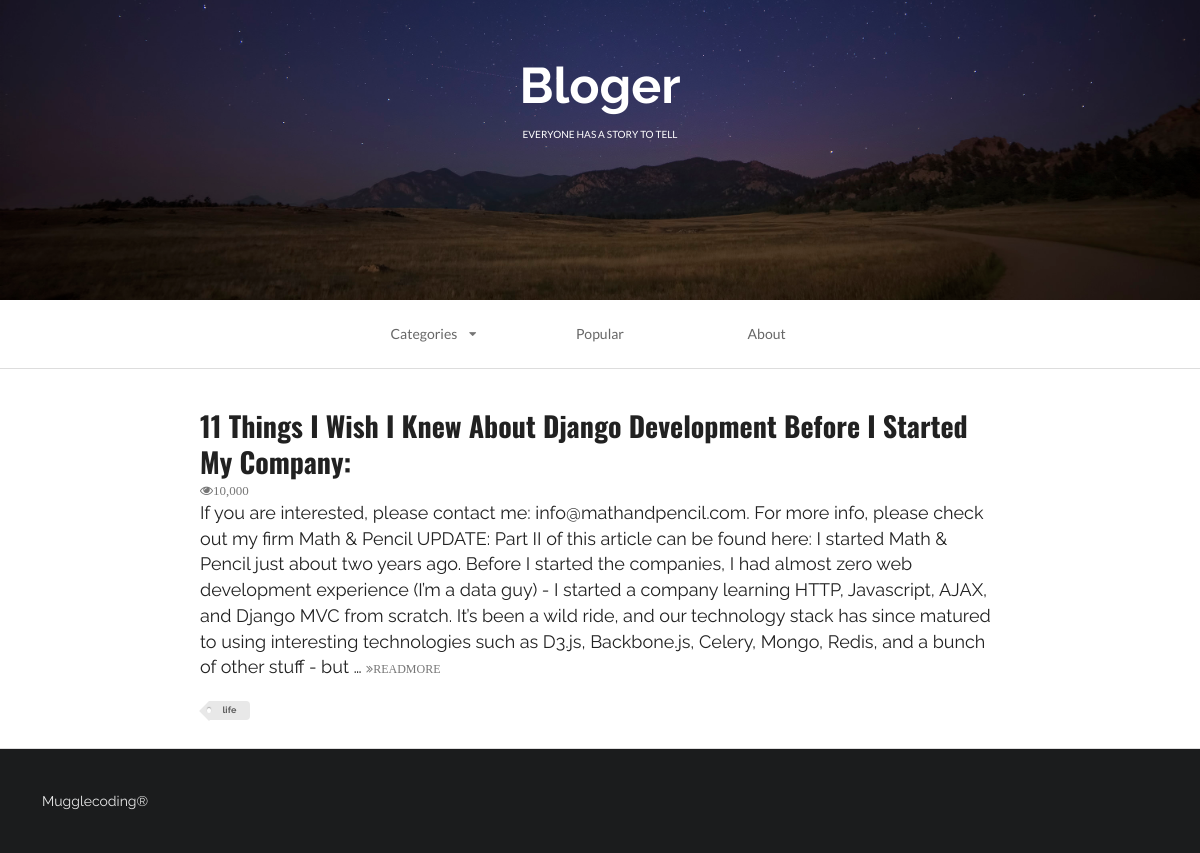
/index?tag=life, run on the app's committed database.
### firstapp/models.py (models this page shows, shortened)
class Aritcle(models.Model):
    headline = models.CharField(null=True, blank=True, max_length=500)
    content = models.TextField(null=True, blank=True)
    TAG_CHOICES = (
        ('tech', 'Tech'),
        ('life', 'Life'),
        )
    tag = models.CharField(null=True, blank=True, max_length=5, choices=TAG_CHOICES)

### firstapp/views.py (the view)
# urls.py: url(r'^index', index, name='index'),
def index(request):
    print(request)
    print('==='*30)
    print(dir(request))
    print('==='*30)
    print(type(request))
    queryset = request.GET.get('tag')
    if queryset:
        article_list = Aritcle.objects.filter(tag=queryset)
    else:
        article_list = Aritcle.objects.all()
    context = {}
    context['article_list'] = article_list
    index_page = render(request, 'first_web_2.html', context)
    return index_page

### firstapp/templates/first_web_2.html (shortened to what this page needs)
<!DOCTYPE html>
{% load staticfiles %}
<html>
    <head>
        <link rel="stylesheet" href="{% static 'css/semantic.css' %}"  media="screen" title="no title" charset="utf-8">
    </head>
    <body>
        <div class="ui inverted vertical  segment masthead">
            <h1 class="ui center aligned header blogslogon" style="font-size:50px;font-family: 'Raleway', sans-serif!important;">
                Bloger
                <p class="ui sub header">
                    everyone has a story to tell
                </p>
            </h1>
        </div>
        <div class="ui container nav">
            <div class="ui borderless text three item menu ">
                <div class="ui simple dropdown  item">
                    Categories
                    <i class="dropdown icon"></i>
                </div>
                <a class="item">
                    Popular
                </a>
                <a class="item">
                    About
                </a>
            </div>
        </div>
        <div class="ui divider"></div>
        <div class="ui  vertical segment">
            {% for article in article_list %}
                <div class="ui container vertical segment">
                    <a href="#">
                        <h1 class="ui header">
                            {{ article.headline }}
                        </h1>
                    </a>
                    <i class="icon grey small unhide">10,000</i>
                    <p>
                        {{ article.content|truncatewords:100 }}
                        <a href="#">
                            <i class="angle tiny double grey right icon">READMORE</i>
                        </a>
                    </p>
                    <div class="ui mini  tag label">
                        {{ article.tag }}
                    </div>
                </div>
            {% endfor %}
        </div>
        <div class="ui inverted  vertical very padded  segment">
            Mugglecoding®
        </div>
    </body>
</html>

### data on the page
Aritcle: headline "11 Things I Wish I Knew About Django Development Before I Started My Company:", content "If you are interested, please contact me: info@mathandpencil.com. For more info, please check out my firm Math & Pencil UPDATE: Part II of this article can be found here: I started Math & Pencil just about two years ago. Before I started the companies, I had almost zero web development experience (I’m a data guy) - I started a company learning HTTP, Javascript, AJAX, and Django MVC from scratch. It’s been a wild ride, and our technology stack has since matured to using interesting technologies such as D3.js, Backbone.js, Celery, Mongo, Redis, and a bunch of other stuff - but …", tag "life"
